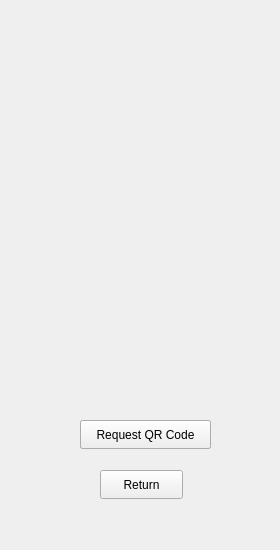
<?xml version="1.0" encoding="UTF-8"?>
<ui version="4.0">
 <class>MainWindow</class>
 <widget class="QWidget" name="MainWindow">
  <property name="geometry">
   <rect>
    <x>0</x>
    <y>0</y>
    <width>280</width>
    <height>550</height>
   </rect>
  </property>
  <property name="minimumSize">
   <size>
    <width>280</width>
    <height>550</height>
   </size>
  </property>
  <property name="maximumSize">
   <size>
    <width>280</width>
    <height>550</height>
   </size>
  </property>
  <property name="windowTitle">
   <string>MainWindow</string>
  </property>
  <widget class="QStackedWidget" name="stackedWidget">
   <property name="geometry">
    <rect>
     <x>0</x>
     <y>0</y>
     <width>280</width>
     <height>550</height>
    </rect>
   </property>
   <property name="minimumSize">
    <size>
     <width>280</width>
     <height>550</height>
    </size>
   </property>
   <property name="maximumSize">
    <size>
     <width>280</width>
     <height>550</height>
    </size>
   </property>
   <property name="autoFillBackground">
    <bool>false</bool>
   </property>
   <property name="currentIndex">
    <number>5</number>
   </property>
   <widget class="QWidget" name="LoginPage">
    <property name="sizePolicy">
     <sizepolicy hsizetype="Fixed" vsizetype="Fixed">
      <horstretch>0</horstretch>
      <verstretch>0</verstretch>
     </sizepolicy>
    </property>
    <property name="styleSheet">
     <string notr="true"/>
    </property>
    <widget class="QWidget" name="layoutWidget">
     <property name="geometry">
      <rect>
       <x>60</x>
       <y>170</y>
       <width>169</width>
       <height>31</height>
      </rect>
     </property>
     <layout class="QHBoxLayout" name="login_or_cancel">
      <item>
       <widget class="QPushButton" name="mainRegisterBttn">
        <property name="text">
         <string>Register</string>
        </property>
       </widget>
      </item>
      <item>
       <widget class="QPushButton" name="loginBttn">
        <property name="text">
         <string>Login</string>
        </property>
       </widget>
      </item>
     </layout>
    </widget>
    <widget class="QWidget" name="layoutWidget">
     <property name="geometry">
      <rect>
       <x>40</x>
       <y>60</y>
       <width>196</width>
       <height>69</height>
      </rect>
     </property>
     <layout class="QVBoxLayout" name="login_Details">
      <item>
       <layout class="QHBoxLayout" name="login_Username">
        <item>
         <widget class="QLabel" name="user_Login_Label">
          <property name="text">
           <string>Username</string>
          </property>
         </widget>
        </item>
        <item>
         <widget class="QLineEdit" name="user_Login_Line_Edit"/>
        </item>
       </layout>
      </item>
      <item>
       <layout class="QHBoxLayout" name="login_Password">
        <item>
         <widget class="QLabel" name="pass_Login_Label">
          <property name="text">
           <string>Password</string>
          </property>
         </widget>
        </item>
        <item>
         <widget class="QLineEdit" name="pass_Password_Line_Edit"/>
        </item>
       </layout>
      </item>
     </layout>
    </widget>
    <widget class="QLabel" name="invalidLogin_Label">
     <property name="geometry">
      <rect>
       <x>110</x>
       <y>140</y>
       <width>71</width>
       <height>20</height>
      </rect>
     </property>
     <property name="font">
      <font>
       <pointsize>8</pointsize>
       <italic>true</italic>
      </font>
     </property>
     <property name="text">
      <string>Invalid Login</string>
     </property>
    </widget>
   </widget>
   <widget class="QWidget" name="RegisterPage">
    <property name="sizePolicy">
     <sizepolicy hsizetype="Fixed" vsizetype="Fixed">
      <horstretch>0</horstretch>
      <verstretch>0</verstretch>
     </sizepolicy>
    </property>
    <widget class="QWidget" name="layoutWidget">
     <property name="geometry">
      <rect>
       <x>50</x>
       <y>60</y>
       <width>175</width>
       <height>217</height>
      </rect>
     </property>
     <layout class="QVBoxLayout" name="verticalLayout">
      <item>
       <layout class="QHBoxLayout" name="horizontalLayout_2">
        <item>
         <widget class="QLabel" name="label">
          <property name="text">
           <string>Username</string>
          </property>
         </widget>
        </item>
        <item>
         <widget class="QLineEdit" name="userRegLine">
          <property name="text">
           <string/>
          </property>
         </widget>
        </item>
       </layout>
      </item>
      <item>
       <layout class="QHBoxLayout" name="horizontalLayout_3">
        <item>
         <widget class="QLabel" name="label_2">
          <property name="text">
           <string>Password</string>
          </property>
         </widget>
        </item>
        <item>
         <widget class="QLineEdit" name="passRegLine">
          <property name="text">
           <string/>
          </property>
         </widget>
        </item>
       </layout>
      </item>
      <item>
       <layout class="QHBoxLayout" name="horizontalLayout_4">
        <item>
         <widget class="QLabel" name="label_3">
          <property name="text">
           <string>First Name</string>
          </property>
         </widget>
        </item>
        <item>
         <widget class="QLineEdit" name="fNameRegLine">
          <property name="text">
           <string/>
          </property>
         </widget>
        </item>
       </layout>
      </item>
      <item>
       <layout class="QHBoxLayout" name="horizontalLayout_5">
        <item>
         <widget class="QLabel" name="label_4">
          <property name="text">
           <string>Last Name</string>
          </property>
         </widget>
        </item>
        <item>
         <widget class="QLineEdit" name="lNameRegLine">
          <property name="text">
           <string/>
          </property>
         </widget>
        </item>
       </layout>
      </item>
      <item>
       <layout class="QHBoxLayout" name="horizontalLayout_6">
        <item>
         <widget class="QLabel" name="label_5">
          <property name="text">
           <string>Age</string>
          </property>
         </widget>
        </item>
        <item>
         <widget class="QLineEdit" name="ageRegLine">
          <property name="text">
           <string/>
          </property>
         </widget>
        </item>
       </layout>
      </item>
      <item>
       <layout class="QHBoxLayout" name="horizontalLayout_7">
        <item>
         <widget class="QLabel" name="label_6">
          <property name="text">
           <string>Gender</string>
          </property>
         </widget>
        </item>
        <item>
         <widget class="QLineEdit" name="genderRegLine">
          <property name="text">
           <string/>
          </property>
         </widget>
        </item>
       </layout>
      </item>
     </layout>
    </widget>
    <widget class="QWidget" name="layoutWidget">
     <property name="geometry">
      <rect>
       <x>60</x>
       <y>290</y>
       <width>169</width>
       <height>31</height>
      </rect>
     </property>
     <layout class="QHBoxLayout" name="horizontalLayout_8">
      <item>
       <widget class="QPushButton" name="registerBttn_Cancel">
        <property name="text">
         <string>Cancel</string>
        </property>
       </widget>
      </item>
      <item>
       <widget class="QPushButton" name="registerBttn">
        <property name="text">
         <string>Register</string>
        </property>
       </widget>
      </item>
     </layout>
    </widget>
   </widget>
   <widget class="QWidget" name="UserMenuPage">
    <property name="sizePolicy">
     <sizepolicy hsizetype="Fixed" vsizetype="Fixed">
      <horstretch>0</horstretch>
      <verstretch>0</verstretch>
     </sizepolicy>
    </property>
    <property name="minimumSize">
     <size>
      <width>300</width>
      <height>600</height>
     </size>
    </property>
    <property name="maximumSize">
     <size>
      <width>300</width>
      <height>1000</height>
     </size>
    </property>
    <widget class="QWidget" name="layoutWidget">
     <property name="geometry">
      <rect>
       <x>80</x>
       <y>310</y>
       <width>118</width>
       <height>175</height>
      </rect>
     </property>
     <layout class="QVBoxLayout" name="verticalLayout_2">
      <item>
       <widget class="QPushButton" name="qrBttn_User">
        <property name="text">
         <string>QR Code</string>
        </property>
       </widget>
      </item>
      <item>
       <widget class="QPushButton" name="covidTestBttn_User">
        <property name="text">
         <string>Tests</string>
        </property>
       </widget>
      </item>
      <item>
       <widget class="QPushButton" name="logOutBttn_User">
        <property name="text">
         <string>Log Out</string>
        </property>
       </widget>
      </item>
     </layout>
    </widget>
    <widget class="QWidget" name="layoutWidget_2">
     <property name="geometry">
      <rect>
       <x>40</x>
       <y>20</y>
       <width>200</width>
       <height>30</height>
      </rect>
     </property>
     <layout class="QHBoxLayout" name="horizontalLayout">
      <item>
       <widget class="QLabel" name="label_7">
        <property name="text">
         <string>Welcome </string>
        </property>
       </widget>
      </item>
      <item>
       <widget class="QLineEdit" name="nameLine_User"/>
      </item>
     </layout>
    </widget>
    <widget class="QWidget" name="layoutWidget_3">
     <property name="geometry">
      <rect>
       <x>70</x>
       <y>150</y>
       <width>134</width>
       <height>94</height>
      </rect>
     </property>
     <layout class="QVBoxLayout" name="verticalLayout_3">
      <item>
       <widget class="QCheckBox" name="firstVacCheck_User">
        <property name="layoutDirection">
         <enum>Qt::RightToLeft</enum>
        </property>
        <property name="text">
         <string>First Vaccine</string>
        </property>
       </widget>
      </item>
      <item>
       <widget class="QCheckBox" name="secondVacCheck_User">
        <property name="layoutDirection">
         <enum>Qt::RightToLeft</enum>
        </property>
        <property name="text">
         <string>Second Vaccine</string>
        </property>
       </widget>
      </item>
      <item>
       <widget class="QCheckBox" name="boosterCheck_User">
        <property name="layoutDirection">
         <enum>Qt::RightToLeft</enum>
        </property>
        <property name="text">
         <string>Booster Shot</string>
        </property>
       </widget>
      </item>
     </layout>
    </widget>
    <widget class="QWidget" name="layoutWidget">
     <property name="geometry">
      <rect>
       <x>50</x>
       <y>260</y>
       <width>179</width>
       <height>22</height>
      </rect>
     </property>
     <layout class="QHBoxLayout" name="horizontalLayout_9">
      <item>
       <widget class="QLabel" name="label_8">
        <property name="text">
         <string>Vaccination Status:</string>
        </property>
       </widget>
      </item>
      <item>
       <widget class="QLabel" name="vaccinationStatusLabel">
        <property name="text">
         <string/>
        </property>
       </widget>
      </item>
     </layout>
    </widget>
    <widget class="QWidget" name="layoutWidget">
     <property name="geometry">
      <rect>
       <x>40</x>
       <y>60</y>
       <width>140</width>
       <height>30</height>
      </rect>
     </property>
     <layout class="QHBoxLayout" name="horizontalLayout_10">
      <item>
       <widget class="QLabel" name="label_9">
        <property name="text">
         <string>Age:</string>
        </property>
       </widget>
      </item>
      <item>
       <widget class="QLineEdit" name="userAgeLine"/>
      </item>
     </layout>
    </widget>
    <widget class="QWidget" name="layoutWidget">
     <property name="geometry">
      <rect>
       <x>40</x>
       <y>100</y>
       <width>157</width>
       <height>30</height>
      </rect>
     </property>
     <layout class="QHBoxLayout" name="horizontalLayout_11">
      <item>
       <widget class="QLabel" name="label_10">
        <property name="text">
         <string>Gender:</string>
        </property>
       </widget>
      </item>
      <item>
       <widget class="QLineEdit" name="userGenderLine"/>
      </item>
     </layout>
    </widget>
   </widget>
   <widget class="QWidget" name="covidTestsPage">
    <widget class="QLabel" name="covidTestsLabel">
     <property name="geometry">
      <rect>
       <x>50</x>
       <y>40</y>
       <width>181</width>
       <height>41</height>
      </rect>
     </property>
     <property name="font">
      <font>
       <pointsize>12</pointsize>
      </font>
     </property>
     <property name="text">
      <string>Your COVID-19 Tests</string>
     </property>
    </widget>
    <widget class="QListWidget" name="covidTestList">
     <property name="geometry">
      <rect>
       <x>10</x>
       <y>100</y>
       <width>256</width>
       <height>192</height>
      </rect>
     </property>
    </widget>
    <widget class="QPushButton" name="covidTestbackBttn_User">
     <property name="geometry">
      <rect>
       <x>90</x>
       <y>410</y>
       <width>83</width>
       <height>29</height>
      </rect>
     </property>
     <property name="text">
      <string>Return</string>
     </property>
    </widget>
    <widget class="QDateEdit" name="covidTestDate">
     <property name="geometry">
      <rect>
       <x>30</x>
       <y>320</y>
       <width>110</width>
       <height>25</height>
      </rect>
     </property>
    </widget>
    <widget class="QPushButton" name="submitTestBttn_Admin">
     <property name="geometry">
      <rect>
       <x>90</x>
       <y>360</y>
       <width>80</width>
       <height>24</height>
      </rect>
     </property>
     <property name="text">
      <string>Submit</string>
     </property>
    </widget>
    <widget class="QComboBox" name="covidTestState">
     <property name="geometry">
      <rect>
       <x>160</x>
       <y>320</y>
       <width>72</width>
       <height>24</height>
      </rect>
     </property>
     <item>
      <property name="text">
       <string>Positive</string>
      </property>
     </item>
     <item>
      <property name="text">
       <string>Negative</string>
      </property>
     </item>
    </widget>
   </widget>
   <widget class="QWidget" name="AdminMenuPage">
    <widget class="QPushButton" name="logOutBttn_Admin">
     <property name="geometry">
      <rect>
       <x>100</x>
       <y>480</y>
       <width>83</width>
       <height>29</height>
      </rect>
     </property>
     <property name="text">
      <string>Log Out</string>
     </property>
    </widget>
    <widget class="QPushButton" name="searchUserBttn_Admin">
     <property name="geometry">
      <rect>
       <x>100</x>
       <y>190</y>
       <width>91</width>
       <height>29</height>
      </rect>
     </property>
     <property name="text">
      <string>Search User</string>
     </property>
    </widget>
    <widget class="QLineEdit" name="searchFNameUserLine_Admin">
     <property name="geometry">
      <rect>
       <x>20</x>
       <y>140</y>
       <width>113</width>
       <height>28</height>
      </rect>
     </property>
     <property name="text">
      <string/>
     </property>
    </widget>
    <widget class="QLineEdit" name="searchLNameUserLine_Admin">
     <property name="geometry">
      <rect>
       <x>150</x>
       <y>140</y>
       <width>113</width>
       <height>28</height>
      </rect>
     </property>
     <property name="text">
      <string/>
     </property>
    </widget>
    <widget class="QListWidget" name="qrRequestList">
     <property name="geometry">
      <rect>
       <x>10</x>
       <y>250</y>
       <width>256</width>
       <height>192</height>
      </rect>
     </property>
    </widget>
   </widget>
   <widget class="QWidget" name="QRCode_UserPage">
    <widget class="QPushButton" name="qrCodeBackBttn_User">
     <property name="geometry">
      <rect>
       <x>100</x>
       <y>470</y>
       <width>83</width>
       <height>29</height>
      </rect>
     </property>
     <property name="text">
      <string>Return</string>
     </property>
    </widget>
    <widget class="QPushButton" name="QRCodeReqBttn_User">
     <property name="geometry">
      <rect>
       <x>80</x>
       <y>420</y>
       <width>131</width>
       <height>29</height>
      </rect>
     </property>
     <property name="text">
      <string>Request QR Code</string>
     </property>
    </widget>
    <widget class="QPushButton" name="QRCodeAddBttn_Admin">
     <property name="geometry">
      <rect>
       <x>80</x>
       <y>420</y>
       <width>131</width>
       <height>29</height>
      </rect>
     </property>
     <property name="text">
      <string>Request QR Code</string>
     </property>
    </widget>
   </widget>
  </widget>
 </widget>
 <resources/>
 <connections/>
</ui>
